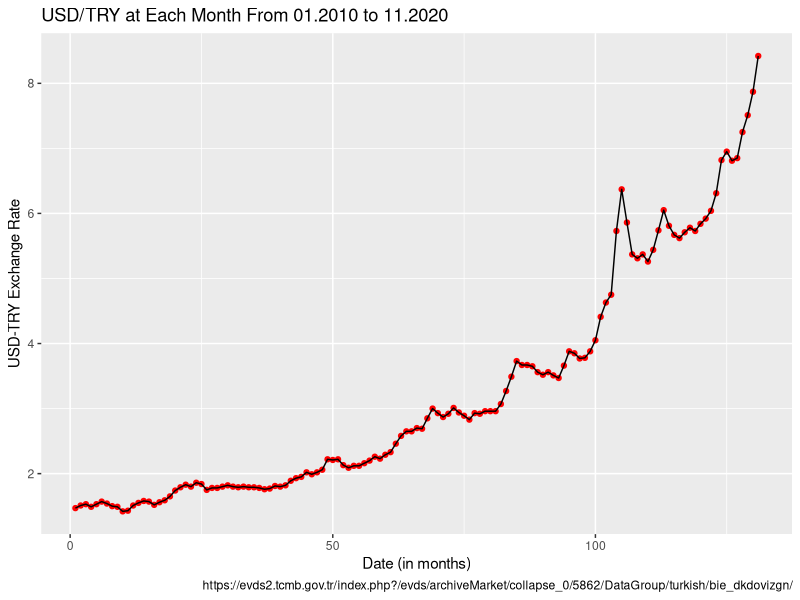
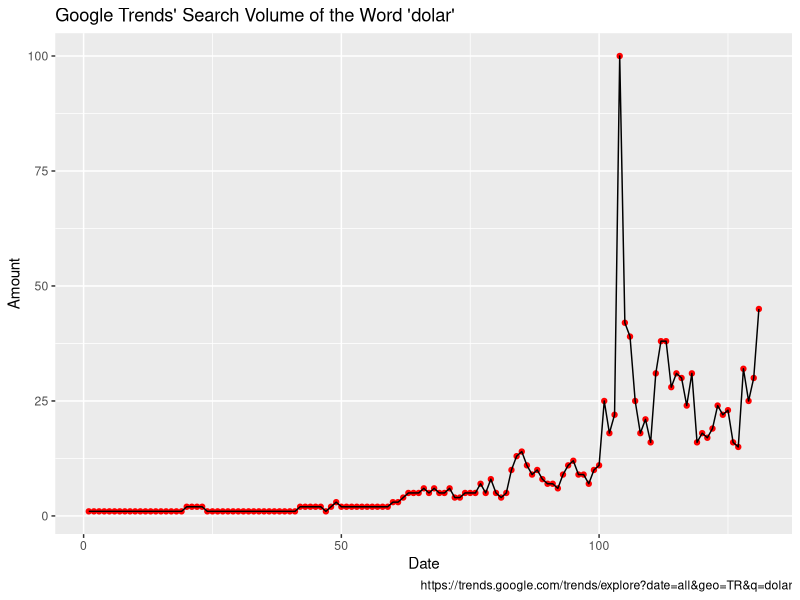
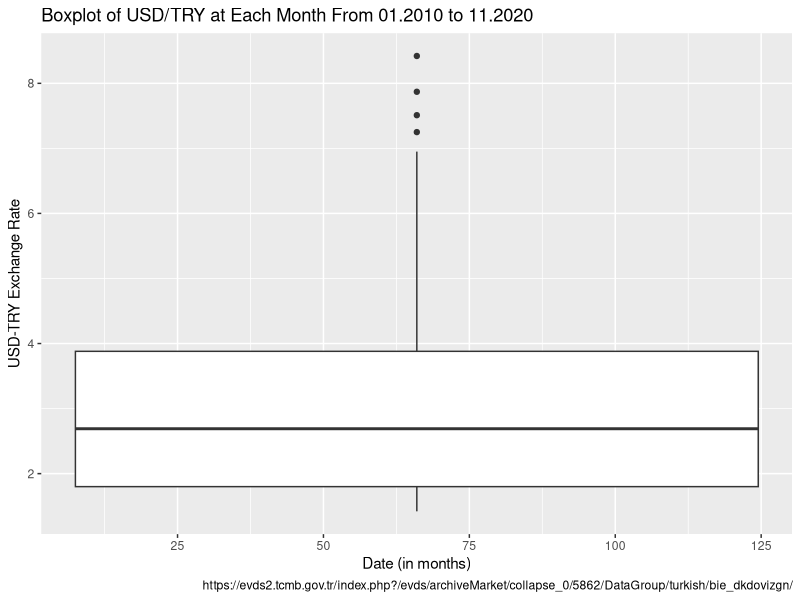
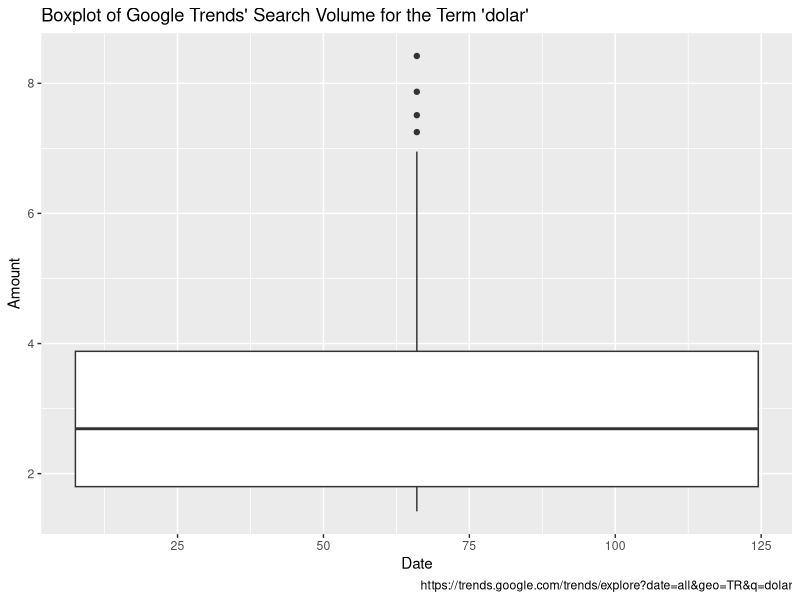
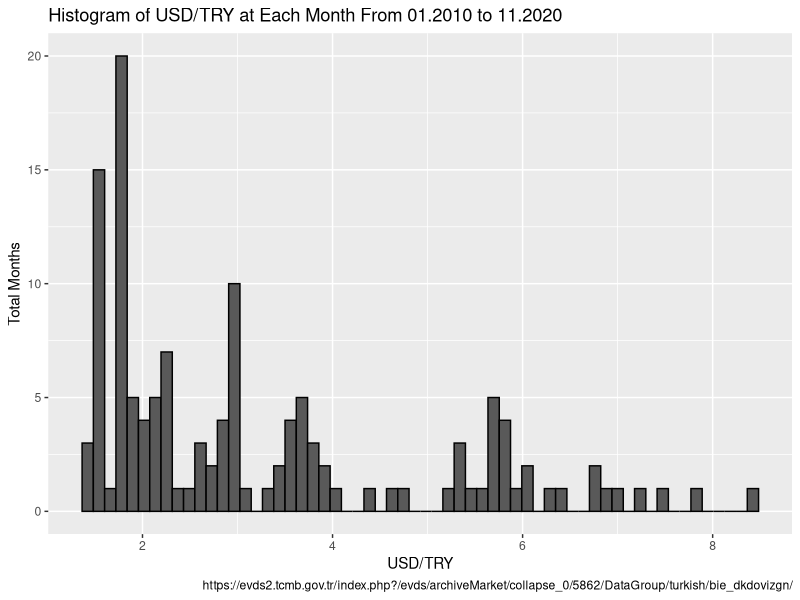
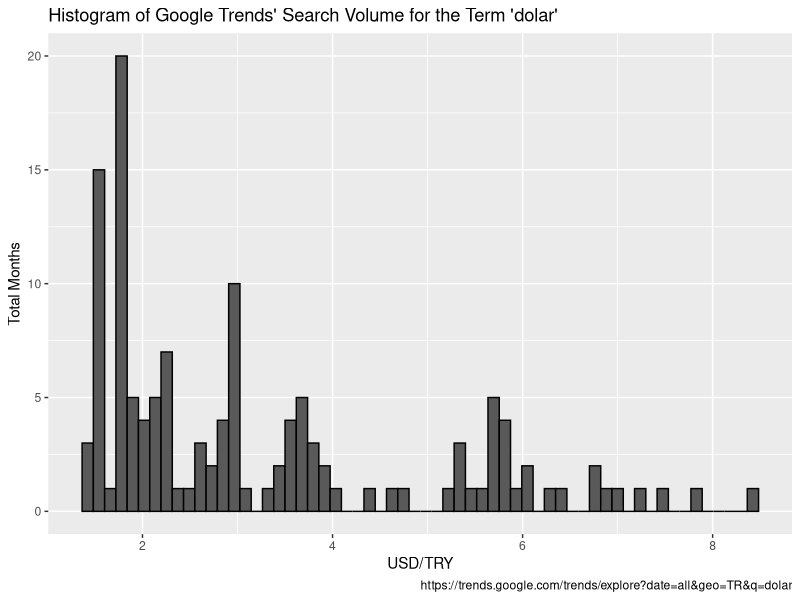
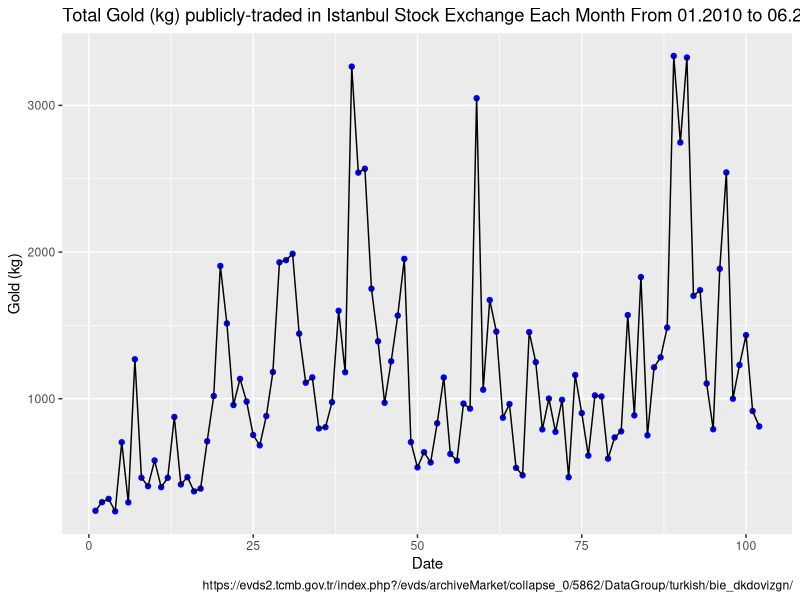
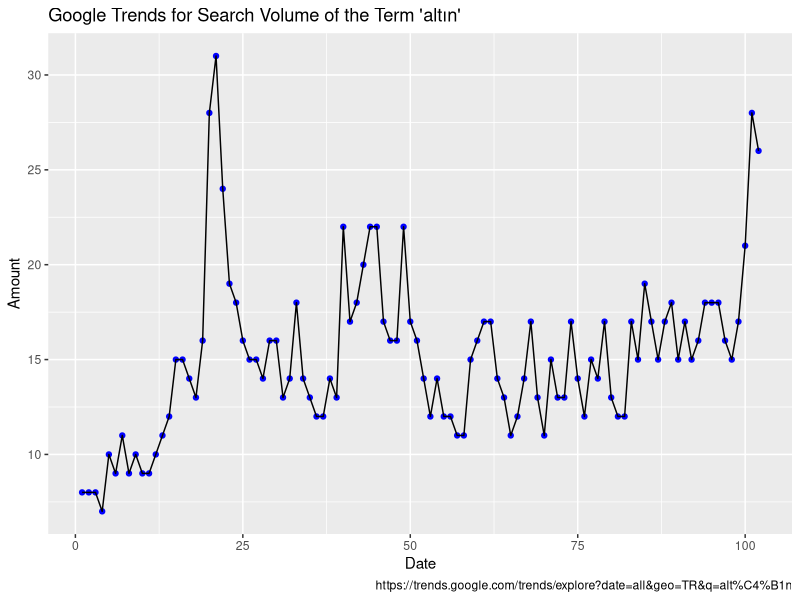

Write R code to recreate these figures, in order.
## ---- chunk 1
setwd("D:/Lectures/(2020-2021) Lectures Junior/IE360/Assignments/1")

library(ggplot2)
library(knitr)
library(markdown)

exc <- read.table(file="hw1_data1.txt", header=TRUE)

attach(exc)

usdplot <- ggplot(exc, aes(date, usd))

usdplot + geom_point(color="red") + geom_line() + 
          labs(title = "USD/TRY at Each Month From 01.2010 to 11.2020", x = "Date (in months)", y = "USD-TRY Exchange Rate",  
               caption = "https://evds2.tcmb.gov.tr/index.php?/evds/archiveMarket/collapse_0/5862/DataGroup/turkish/bie_dkdovizgn/")

# + geom_text(aes(label=months), angle = 90, size = 2, nudge_y = 0.2)
# + theme(axis.text.x = element_text(angle = 90, hjust = 1))

save.image("hw1_data1_R.RData")

ggsave("plot1.png", width = 80, height = 10, limitsize = FALSE)

## ---- chunk 2
setwd("D:/Lectures/(2020-2021) Lectures Junior/IE360/Assignments/1")

library(ggplot2)
library(knitr)
library(markdown)

trends_data1_line <- read.table(file="hw1_data1_trends_data.txt", header=TRUE)

attach(trends_data1_line)

data1plot <- ggplot(trends_data1_line, aes(number, amount))

data1plot + geom_point(color="red") + geom_line() + 
          labs(title = "Google Trends' Search Volume of the Word 'dolar'", x = "Date", y = "Amount",  
               caption = "https://trends.google.com/trends/explore?date=all&geo=TR&q=dolar")

save.image("hw1_data1_trends_data1_line.RData")

ggsave("plot1-trends-line.png", width = 80, height = 10, limitsize = FALSE)

## ---- chunk 3
setwd("D:/Lectures/(2020-2021) Lectures Junior/IE360/Assignments/1")

library(ggplot2)
library(knitr)
library(markdown)

exc <- read.table(file="hw1_data1.txt", header=TRUE)

attach(exc)

usdplot <- ggplot(exc, aes(date, usd))

usdplot + geom_boxplot() + 
          labs(title = "Boxplot of USD/TRY at Each Month From 01.2010 to 11.2020", x = "Date (in months)", y = "USD-TRY Exchange Rate", caption = "https://evds2.tcmb.gov.tr/index.php?/evds/archiveMarket/collapse_0/5862/DataGroup/turkish/bie_dkdovizgn/")

save.image("hw1_data1_tcmb_data1_boxplot.RData")

ggsave("plot1-tcmb-boxplot.png", width = 10, height = 10, limitsize = FALSE)

## ---- chunk 4
setwd("D:/Lectures/(2020-2021) Lectures Junior/IE360/Assignments/1")

library(ggplot2)
library(knitr)
library(markdown)

exc <- read.table(file="hw1_data1.txt", header=TRUE)

attach(exc)

usdplot <- ggplot(exc, aes(date, usd))

usdplot + geom_boxplot() + 
          labs(title = "Boxplot of Google Trends' Search Volume for the Term 'dolar'", x = "Date", y = "Amount", caption = "https://trends.google.com/trends/explore?date=all&geo=TR&q=dolar")

save.image("hw1_data1_tcmb_data1_boxplot.RData")

ggsave("plot1-tcmb-boxplot.png", width = 10, height = 10, limitsize = FALSE)


## ---- chunk 5
setwd("D:/Lectures/(2020-2021) Lectures Junior/IE360/Assignments/1")

library(ggplot2)
library(knitr)
library(markdown)

exc <- read.table(file="hw1_data1.txt", header=TRUE)

attach(exc)

usdplot <- ggplot(exc, aes(usd))

usdplot + geom_histogram(bins = 60, color = "black") + 
  labs(title = "Histogram of USD/TRY at Each Month From 01.2010 to 11.2020", x = "USD/TRY", y = "Total Months", caption = "https://evds2.tcmb.gov.tr/index.php?/evds/archiveMarket/collapse_0/5862/DataGroup/turkish/bie_dkdovizgn/")

save.image("hw1_data1_tcmb_data1_boxplot.RData")

ggsave("plot1-tcmb-boxplot.png", width = 10, height = 10, limitsize = FALSE)

## ---- chunk 6
setwd("D:/Lectures/(2020-2021) Lectures Junior/IE360/Assignments/1")

library(ggplot2)
library(knitr)
library(markdown)

exc <- read.table(file="hw1_data1.txt", header=TRUE)

attach(exc)

usdplot <- ggplot(exc, aes(usd))

usdplot + geom_histogram( bins = 60, color = "black") + 
  labs(title = "Histogram of Google Trends' Search Volume for the Term 'dolar'", x = "USD/TRY", y = "Total Months", caption = "https://trends.google.com/trends/explore?date=all&geo=TR&q=dolar")

save.image("hw1_data1_tcmb_data1_boxplot.RData")

ggsave("plot1-tcmb-boxplot.png", width = 10, height = 10, limitsize = FALSE)

## ---- chunk 7
setwd("D:/Lectures/(2020-2021) Lectures Junior/IE360/Assignments/1")

gold <- read.table(file="hw1_data2.txt", header=TRUE)

attach(gold)

library(ggplot2)
library(knitr)
library(markdown)

usdplot <- ggplot(gold, aes(number, kg))


usdplot + geom_point(color="blue") + geom_line() +
  labs(title = "Total Gold (kg) publicly-traded in Istanbul Stock Exchange Each Month From 01.2010 to 06.2018", x = "Date", y = "Gold (kg)",  
       caption = "https://evds2.tcmb.gov.tr/index.php?/evds/archiveMarket/collapse_0/5862/DataGroup/turkish/bie_dkdovizgn/")


save.image("hw1_data2_R.RData")

ggsave("plot2.png", width = 65, height = 10, limitsize = FALSE)

## ---- chunk 8
setwd("D:/Lectures/(2020-2021) Lectures Junior/IE360/Assignments/1")

gold_trends <- read.table(file="hw1_data2_trends_data.txt", header=TRUE)

attach(gold_trends)

library(ggplot2)
library(knitr)
library(markdown)

goldplot <- ggplot(gold_trends, aes(number, amount))


goldplot + geom_point(color="blue") + geom_line() +
  labs(title = "Google Trends for Search Volume of the Term 'altın'", 
       x = "Date", y = "Amount",  
       caption = "https://trends.google.com/trends/explore?date=all&geo=TR&q=alt%C4%B1n")


save.image("hw1_data2_trends.RData")

ggsave("plot2-trends-line.png", width = 65, height = 10, limitsize = FALSE)

## ---- chunk 9
setwd("D:/Lectures/(2020-2021) Lectures Junior/IE360/Assignments/1")

gold <- read.table(file="hw1_data2.txt", header=TRUE)

attach(gold)

library(ggplot2)
library(knitr)
library(markdown)

usdplot <- ggplot(gold, aes(number, kg))


usdplot + geom_boxplot() + 
  labs(title = "Boxplot of Total Gold (kg) publicly-traded in Istanbul Stock Exchange Each Month From 01.2010 to 06.2018", x = "Date", y = "Gold (kg)",  
       caption = "https://evds2.tcmb.gov.tr/index.php?/evds/archiveMarket/collapse_0/5862/DataGroup/turkish/bie_dkdovizgn/")


save.image("hw1_data2_tcmb_boxplot.RData")

ggsave("plot2-tcmb-boxplot.png", width = 10, height = 10, limitsize = FALSE)


## ---- chunk 10
setwd("D:/Lectures/(2020-2021) Lectures Junior/IE360/Assignments/1")

gold <- read.table(file="hw1_data2_trends_data.txt", header=TRUE)

attach(gold)

library(ggplot2)
library(knitr)
library(markdown)

usdplot <- ggplot(gold, aes(number, amount))


usdplot + geom_boxplot() + 
  labs(title = "Boxplot of Google Trends' Search Volume of the Term 'altın'", x = "Date", y = "Gold (kg)",  
       caption = "https://trends.google.com/trends/explore?date=all&geo=TR&q=alt%C4%B1n")


save.image("hw1_data2_trends_boxplot.RData")

ggsave("plot2-trends-boxplot.png", width = 10, height = 10, limitsize = FALSE)


## ---- chunk 11
setwd("D:/Lectures/(2020-2021) Lectures Junior/IE360/Assignments/1")

gold <- read.table(file="hw1_data2.txt", header=TRUE)

attach(gold)

library(ggplot2)
library(knitr)
library(markdown)

usdplot <- ggplot(gold, aes(kg))


usdplot + geom_histogram( bins = 60, color = "black") + 
  labs(title = "Histogram of Total Gold (kg) publicly-traded in Istanbul Stock Exchange Each Month From 01.2010 to 06.2018", x = "kg", y = "Months",  
       caption = "https://evds2.tcmb.gov.tr/index.php?/evds/archiveMarket/collapse_0/5862/DataGroup/turkish/bie_dkdovizgn/")


save.image("hw1_data2_tcmb_boxplot.RData")

ggsave("plot2-tcmb-boxplot.png", width = 10, height = 10, limitsize = FALSE)



## ---- chunk 12
setwd("D:/Lectures/(2020-2021) Lectures Junior/IE360/Assignments/1")

gold <- read.table(file="hw1_data2_trends_data.txt", header=TRUE)

attach(gold)

library(ggplot2)
library(knitr)
library(markdown)

usdplot <- ggplot(gold, aes(amount))


usdplot + geom_histogram(bins = 60, color = "black") + 
  labs(title = "Histogram of Google Trends' Search Volume of the Term 'altın'", x = "Date", y = "Gold (kg)",  
       caption = "https://trends.google.com/trends/explore?date=all&geo=TR&q=alt%C4%B1n")


save.image("hw1_data2_trends_boxplot.RData")

ggsave("plot2-trends-boxplot.png", width = 10, height = 10, limitsize = FALSE)


## ---- chunk 13
setwd("D:/Lectures/(2020-2021) Lectures Junior/IE360/Assignments/1")

bankusd <- read.table(file="hw1_data3.txt", header=TRUE)

attach(bankusd)

library(ggplot2)
library(knitr)
library(markdown)

bankplot <- ggplot(bankusd, aes(number, amount))

bankplot + geom_point(color="purple") + geom_line(color = "black") + geom_step(color="red", alpha=0.3) +
  labs(title = "Banks' Total Amount of Dollars (in millions) From 01.2012 to 08.2020", x = "Date", y = "Dollars (in millions)",  
       caption = "https://evds2.tcmb.gov.tr/index.php?/evds/archiveMarket/collapse_0/5862/DataGroup/turkish/bie_dkdovizgn/") 

save.image("hw1_data3_R.RData")

ggsave("plot3.png", width = 25, height = 10, limitsize = FALSE)

## ---- chunk 14
setwd("D:/Lectures/(2020-2021) Lectures Junior/IE360/Assignments/1")

bankusd <- read.table(file="hw1_data3_trends_data.txt", header=TRUE)

attach(bankusd)

library(ggplot2)
library(knitr)
library(markdown)

bankplot <- ggplot(bankusd, aes(number, amount))

bankplot + geom_point(color="purple") + geom_line(color = "black") + geom_step(color="red", alpha=0.3) +
  labs(title = "Google Trends' Search Volume for the Term 'döviz hesabı'", x = "Date", y = "Dollars (in millions)",  
       caption = "https://trends.google.com/trends/explore?date=all&geo=TR&q=d%C3%B6viz%20hesab%C4%B1") 

save.image("hw1_data3_trends_line.RData")

ggsave("plot3-trends-line.png", width = 25, height = 10, limitsize = FALSE)

## ---- chunk 15
setwd("D:/Lectures/(2020-2021) Lectures Junior/IE360/Assignments/1")

bankusd <- read.table(file="hw1_data3.txt", header=TRUE)

attach(bankusd)

library(ggplot2)
library(knitr)
library(markdown)

bankplot <- ggplot(bankusd, aes(number, amount))

bankplot + geom_boxplot() +
  labs(title = "Banks' Total Amount of Dollars (in millions) From 01.2012 to 08.2020", x = "Date", y = "Dollars (in millions)",  
       caption = "https://evds2.tcmb.gov.tr/index.php?/evds/archiveMarket/collapse_0/5862/DataGroup/turkish/bie_dkdovizgn/") 

save.image("hw1_data3_boxplot.RData")

ggsave("plot3-tcmb-boxplot.png", width = 25, height = 10, limitsize = FALSE)


## ---- chunk 16
setwd("D:/Lectures/(2020-2021) Lectures Junior/IE360/Assignments/1")

bankusd <- read.table(file="hw1_data3_trends_data.txt", header=TRUE)

attach(bankusd)

library(ggplot2)
library(knitr)
library(markdown)

bankplot <- ggplot(bankusd, aes(number, amount))

bankplot + geom_boxplot() +
  labs(title = "Boxplot of Google Trends' Search Volume for the Term 'döviz hesabı'", x = "Date", y = "Dollars (in millions)",  
       caption = "https://trends.google.com/trends/explore?date=all&geo=TR&q=d%C3%B6viz%20hesab%C4%B1") 

save.image("hw1_data3_trends_boxplot.RData")

ggsave("plot3-trends-boxplot.png", width = 25, height = 10, limitsize = FALSE)

## ---- chunk 17
setwd("D:/Lectures/(2020-2021) Lectures Junior/IE360/Assignments/1")

bankusd <- read.table(file="hw1_data3.txt", header=TRUE)

attach(bankusd)

library(ggplot2)
library(knitr)
library(markdown)

bankplot <- ggplot(bankusd, aes(amount))

bankplot + geom_histogram(bins = 60, color = "black") +
  labs(title = "Histogram of Banks' Total Amount of Dollars (in millions) From 01.2012 to 08.2020", x = "Amount (in millions)", y = "Months",  
       caption = "https://evds2.tcmb.gov.tr/index.php?/evds/archiveMarket/collapse_0/5862/DataGroup/turkish/bie_dkdovizgn/") 

save.image("hw1_data3_boxplot.RData")

ggsave("plot3-tcmb-boxplot.png", width = 25, height = 10, limitsize = FALSE)


## ---- chunk 18
setwd("D:/Lectures/(2020-2021) Lectures Junior/IE360/Assignments/1")

bankusd <- read.table(file="hw1_data3_trends_data.txt", header=TRUE)

attach(bankusd)

library(ggplot2)
library(knitr)
library(markdown)

bankplot <- ggplot(bankusd, aes(amount))

bankplot + geom_histogram( bins=60, color = "black") +
  labs(title = "Histogram of Google Trends' Search Volume for the Term 'döviz hesabı'", x = "Amount", y = "Months",  
       caption = "https://trends.google.com/trends/explore?date=all&geo=TR&q=d%C3%B6viz%20hesab%C4%B1") 

save.image("hw1_data3_trends_boxplot.RData")

ggsave("plot3-trends-boxplot.png", width = 25, height = 10, limitsize = FALSE)

